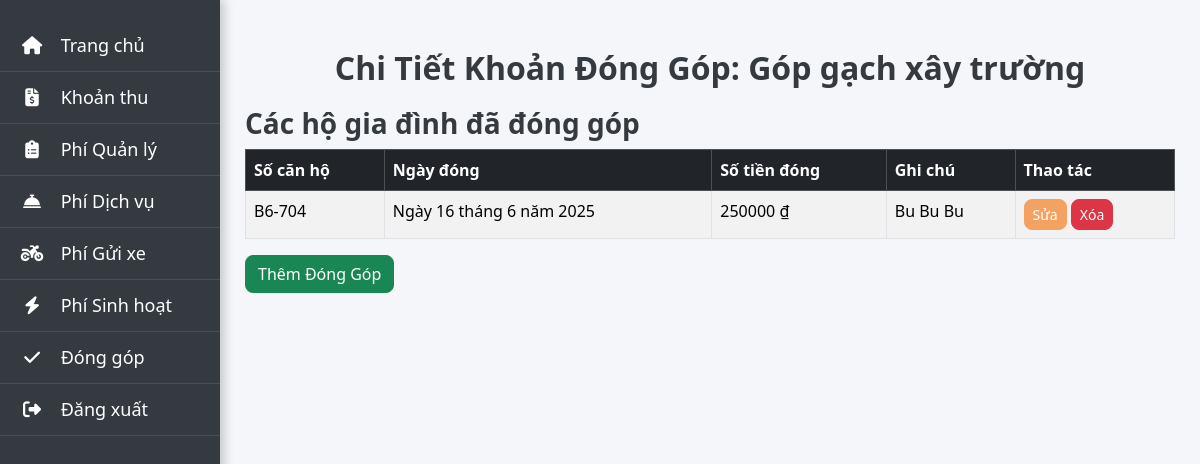
Page /chi-tiet-dong-gop/Góp gạch xây trường/ on the committed database.
### apartment_management/models.py (models this page shows, shortened)
class DanhSachPhiDongGop(models.Model):
    ten_phi = models.CharField(max_length=30, primary_key=True)
    so_tien_goi_y = models.IntegerField()
    noi_dung = models.TextField(null=True, blank=True)
    ngay_bat_dau = models.DateField(null=True, blank=True)
    ngay_ket_thuc = models.DateField(null=True, blank=True)

class DongGopPhi(models.Model):
    phi = models.ForeignKey(DanhSachPhiDongGop, on_delete=models.CASCADE)
    ho_khau = models.ForeignKey(HoKhau, on_delete=models.CASCADE)
    ngay_dong = models.DateField()
    so_tien_dong = models.IntegerField()
    ghi_chu = models.TextField(null=True, blank=True)
    class Meta:
        unique_together = ('phi', 'ho_khau', 'ngay_dong')

class HoKhau(models.Model):
    TRANG_THAI_CHOICES = [
        ('Đang ở', 'Đang ở'),
        ('Đã rời đi', 'Đã rời đi'),
    ]
    so_can_ho = models.CharField(max_length=10)
    tang = models.IntegerField()
    toa_nha = models.CharField(max_length=30)
    ngay_lap = models.DateField(null=True, blank=True)
    ngay_chuyen_di = models.DateField(null=True, blank=True)
    dien_tich = models.FloatField(null=True, blank=True)
    so_xe_may = models.IntegerField(null=True, blank=True)
    so_o_to = models.IntegerField(null=True, blank=True)
    chu_ho = models.ForeignKey('NhanKhau', on_delete=models.SET_NULL, null=True, blank=True, related_name='chu_ho_cua_ho_khau')
    trang_thai = models.CharField(max_length=20, choices=TRANG_THAI_CHOICES)

### apartment_management/views/ketoan_views/donggop_views.py (the view)
# urls.py: path('chi-tiet-dong-gop/<str:ten_phi>/', donggop_views.chi_tiet_dong_gop, name='chi_tiet_dong_gop'),
def chi_tiet_dong_gop(request, ten_phi):
    dong_gop = get_object_or_404(DanhSachPhiDongGop, ten_phi=ten_phi)
    dong_gop_details = DongGopPhi.objects.filter(phi=dong_gop)
    if request.method == 'POST':
        form = DongGopPhiForm(request.POST)
        if form.is_valid():
            new_dong_gop = form.save(commit=False)
            new_dong_gop.phi = dong_gop  # Gắn phi vào khoản đóng góp
            new_dong_gop.save()
            messages.success(request, f"Thêm đóng góp mới cho khoản {dong_gop.ten_phi} thành công.")
            return redirect('chi_tiet_dong_gop', ten_phi=dong_gop.ten_phi)
    else:
        form = DongGopPhiForm()
    return render(request, 'ketoan/donggop/chi_tiet_dong_gop.html', {
        'dong_gop': dong_gop,
        'dong_gop_details': dong_gop_details,
        'form': form
    })

### apartment_management/templates/ketoan/donggop/chi_tiet_dong_gop.html
{% extends 'ketoan/ketoan_base.html' %}
{% block content %}
<h2>Chi Tiết Khoản Đóng Góp: {{ dong_gop.ten_phi }}</h2>
<h3>Các hộ gia đình đã đóng góp</h3>
<table class="table table-bordered table-striped table-hover">
    <thead class="table-dark">
        <tr>
            <th>Số căn hộ</th>
            <th>Ngày đóng</th>
            <th>Số tiền đóng</th>
            <th>Ghi chú</th>
            <th>Thao tác</th>
        </tr>
    </thead>
    <tbody>
        {% for dong_gop_detail in dong_gop_details %}
        <tr>
            <td>{{ dong_gop_detail.ho_khau.so_can_ho }}</td>
            <td>{{ dong_gop_detail.ngay_dong }}</td>
            <td>{{ dong_gop_detail.so_tien_dong|floatformat:0 }} ₫</td>
            <td>{{ dong_gop_detail.ghi_chu }}</td>
            <td>
                <a href="{% url 'sua_dong_gop_ho' id=dong_gop_detail.id %}" class="btn btn-warning btn-sm">Sửa</a>
                <a href="{% url 'xoa_dong_gop_ho' id=dong_gop_detail.id %}" class="btn btn-danger btn-sm">Xóa</a>
            </td>
        </tr>
        {% empty %}
        <tr>
            <td colspan="5">Không có dữ liệu đóng góp</td>
        </tr>
        {% endfor %}
    </tbody>
</table>
<a href="{% url 'them_dong_gop_ho' ten_phi=dong_gop.ten_phi %}" class="btn btn-success mb-3">Thêm Đóng Góp</a>
{% endblock %}

### apartment_management/static/css/style.css (style rules this page uses)
body { font-family: 'Segoe UI', Tahoma, Geneva, Verdana, sans-serif; margin: 0; padding: 0; background-color: #f4f6f9; color: #495057; }
h1, h2, h3, h4 { font-weight: 600; color: #343a40; }
.btn { border-radius: 8px; font-weight: 500; }
.btn-warning { background-color: #f4a261; border-color: #f4a261; color: white; transition: background-color 0.3s, transform 0.2s ease-in-out; }
h2 { text-align: center; font-size: 2rem; margin-bottom: 20px; color: #343a40; }

### rows in the picture
DanhSachPhiDongGop: ten_phi "Góp gạch xây trường"
DongGopPhi: ho_khau.so_can_ho "B6-704", ngay_dong "Ngày 16 tháng 6 năm 2025", so_tien_dong "250000", ghi_chu "Bu Bu Bu"
